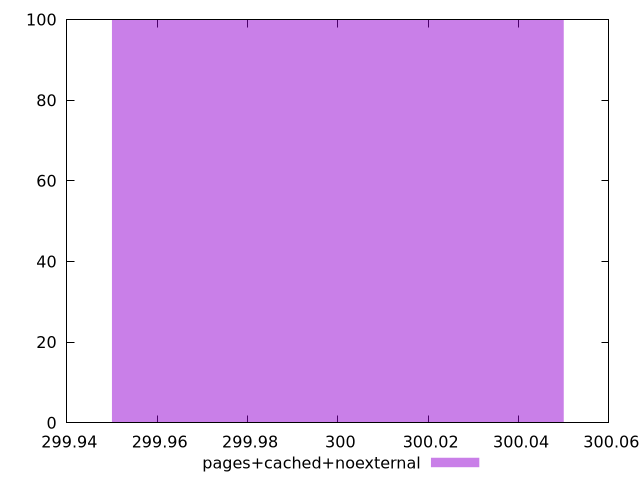

Reproduce this figure in gnuplot.
$_pagesCachedNoexternal <<EOF
300 100
EOF
set key outside below
set terminal pngcairo
set output "report_00005_2020-11-02T22-26-11.212Z/unused-css-rules/pages+cached+noexternal//raw_hist.png"
set yrange [0:100]
set boxwidth 0.1
set style fill transparent solid 0.5 noborder
plot $_pagesCachedNoexternal title "pages+cached+noexternal" with boxes ,
